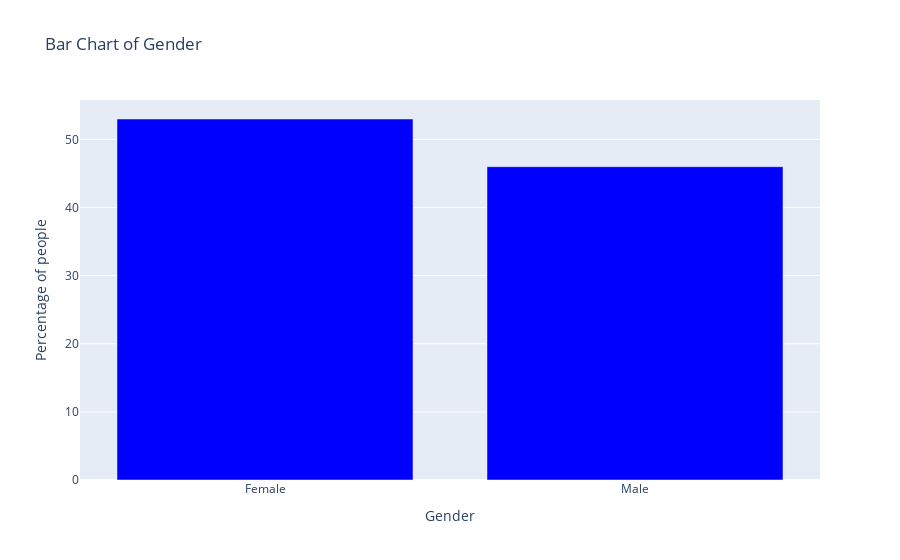

Notebook source saved alongside this figure:
### Code cell
# Create bar chart figure
col_values = df[df_coloumns[1]].value_counts()
col_values = (col_values*100)//df.shape[0]
col_groups = col_values.index
fig = go.Figure(go.Bar(
    x= col_groups,
    y=col_values,
    marker_color="blue"
))

# Set overall title and axes labels
fig.update_layout(
    title_text=f'Bar Chart of {df_coloumns[1]}',
    xaxis_title='Gender',
    yaxis_title='Percentage of people',
)

# Style subplot
fig.update_layout(
    hovermode='x',  # Enable hover interaction
)

fig.show()

### Figure 1 — Plotly figure (JSON) as saved in the notebook; plotly's stock layout.template omitted (floating-point values rounded to 4 significant figures)
{"data": [{"marker": {"color": "blue"}, "type": "bar", "x": ["Female", "Male"], "y": [53, 46]}], "layout": {"hovermode": "x", "title": {"text": "Bar Chart of Gender"}, "xaxis": {"title": {"text": "Gender"}}, "yaxis": {"title": {"text": "Percentage of people"}}}}
